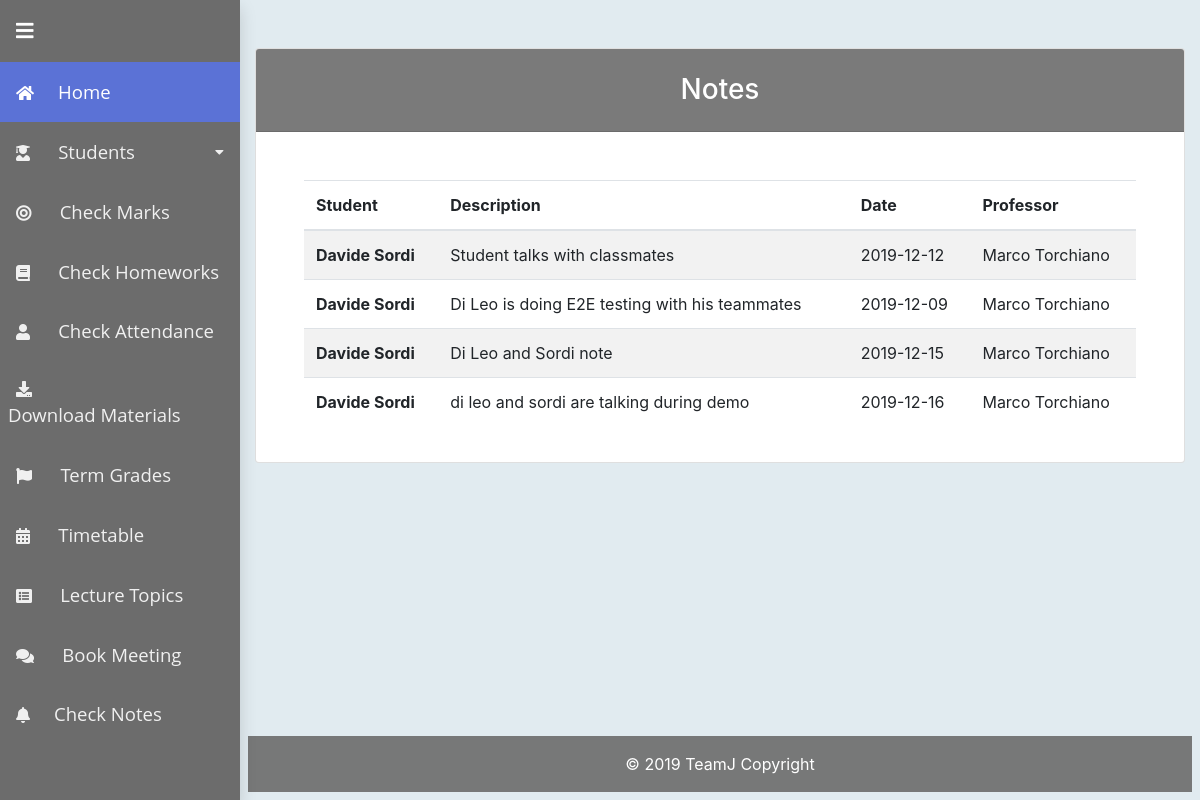
Screenshot of /usergroup/parent/listNotes.php (signed in) with the database file from the repository.
### tables this page shows
CREATE TABLE `Note` (
  `ID` int(11) NOT NULL,
  `TeacherID` int(11) NOT NULL,
  `SpecificClassID` int(11) NOT NULL,
  `Date` timestamp NOT NULL DEFAULT CURRENT_TIMESTAMP,
  `Description` text NOT NULL
);

CREATE TABLE `Student` (
  `ID` int(11) NOT NULL,
  `Name` varchar(50) NOT NULL,
  `Surname` varchar(50) NOT NULL,
  `AverageLastSchool` float NOT NULL,
  `CF` varchar(16) NOT NULL,
  `SpecificClassID` int(11) NOT NULL
);

CREATE TABLE `User` (
  `ID` int(11) NOT NULL,
  `Name` varchar(200) NOT NULL,
  `Surname` varchar(200) NOT NULL,
  `Email` text NOT NULL,
  `Password` text NOT NULL,
  `UserGroup` varchar(25) NOT NULL
);

### classes/sparent.class.php (called while the page is built, shortened)
<?php
class sparent extends user {
	public function get_notes($childID) {
		$conn = $this->connectMySql();
		$notes = array();
		if ($childID > 0) {
			$query = "SELECT u.Name as teacherName, u.Surname as teacherSurname, Date, Description, s.Name as studentName , s.Surname as studentSurname
						FROM Note n, NoteRecord nr,Student s, Teacher t, User u
						WHERE n.TeacherID=t.ID
						AND nr.NoteID=n.ID
						AND nr.StudentID=s.ID
						AND t.UserID=u.ID
						and s.ID =?;";
		} else if ($childID == -1) {
			$query = "SELECT u.Name as teacherName, u.Surname as teacherSurname, Date, Description, s.Name as studentName , s.Surname as studentSurname, nr.ID as NoteID
						FROM Note n, NoteRecord nr,Student s, Teacher t, User u
						WHERE n.TeacherID=t.ID
						AND nr.NoteID=n.ID
						AND nr.StudentID=s.ID
						AND t.UserID=u.ID
						and s.ID IN (SELECT StudentID FROM Parent WHERE UserID = ?);";
		}
		$stmt = $conn->prepare($query);
		if ($childID > 0)
			$stmt->bind_param('i', $childID);
		else if ($childID == -1)
			$stmt->bind_param('i', $this->get_id());
		$stmt->execute();
		$res = $stmt->get_result();
		while ($row = $res->fetch_assoc()) {
			array_push($notes, $row);
		}
		return $notes;
	}
}

### classes/user.class.php (called while the page is built, shortened)
<?php
class user {
	public function get_id() {
		return isset($_SESSION['id']) ? $_SESSION['id'] : -1;
	}
}
?>

### usergroup/parent/listNotes.php (the view, shortened to what this page needs)
<?php
$sparent = new sparent();
$content .= '<ul class="list-group">
            <div class="card">
                <h3 class="card-header info-color white-text text-center py-4" style="background-color:rgba(108,108,108,0.9);color:white">Notes</h3>
                <div class="card-body  px-lg-5 pt-0 mt-md-5">
                <div class="table-responsive">
                    <table class="table table-striped">
                      <thead>
                        <tr>
                          <th scope="col">Student</th>
                          <th scope="col">Description</th>
                          <th scope="col">Date</th>
                          <th scope="col">Professor</th>
                        </tr>
                      </thead>
                      <tbody>';
$notes = $sparent->get_notes($sparent->get_current_child());
if ($notes) {
	foreach ($notes as $i => $row) {
		$dates = explode(" ", $row['Date']);
		$content .= '<tr>
        <th scope="row">' . $row['studentName'] . ' ' . $row['studentSurname'] . '</th>
        <td>' . $row['Description'] . '</td>
        <td>' . $dates[0] . '</td>
        <td>' . $row['teacherName'] . ' ' . $row['teacherSurname'] . '</td>
      </tr>';
	}
}
$content .= ' </tbody>
                      </table>
                      </div>
                      </div>
                      </ul>';
?>

### css/timeline.css (style rules this page uses)
*, *:after, *:before { -webkit-box-sizing: border-box; -moz-box-sizing: border-box; box-sizing: border-box; }

### css/calendar_style.css (style rules this page uses)
*, *:before, *:after { -moz-box-sizing: border-box; -webkit-box-sizing: border-box; box-sizing: border-box; }

### css/style.css (style rules this page uses)
html { height: 100%; }
body { background-color: rgb(225, 235, 240); display: flex; flex-direction: column; height: 100%; }
.table td, .table th { vertical-align: middle; }

### css/sidebar.css (style rules this page uses)
body { position: relative; }
@media (min-width: 992px) { body { padding-left: 15rem; } }

### rows the page displays
note: student.Name "Davide", student.Surname "Sordi", Description "Student talks with classmates", Date "2019-12-12", user.Name "Marco", user.Surname "Torchiano"
note: student.Name "Davide", student.Surname "Sordi", Description "Di Leo is doing E2E testing with his teammates", Date "2019-12-09", user.Name "Marco", user.Surname "Torchiano"
note: student.Name "Davide", student.Surname "Sordi", Description "Di Leo and Sordi note", Date "2019-12-15", user.Name "Marco", user.Surname "Torchiano"
note: student.Name "Davide", student.Surname "Sordi", Description "di leo and sordi are talking during demo", Date "2019-12-16", user.Name "Marco", user.Surname "Torchiano"
